Frame 1 (no input): blank canvas, image omitted
Frame 60 (no input): blank canvas, image omitted
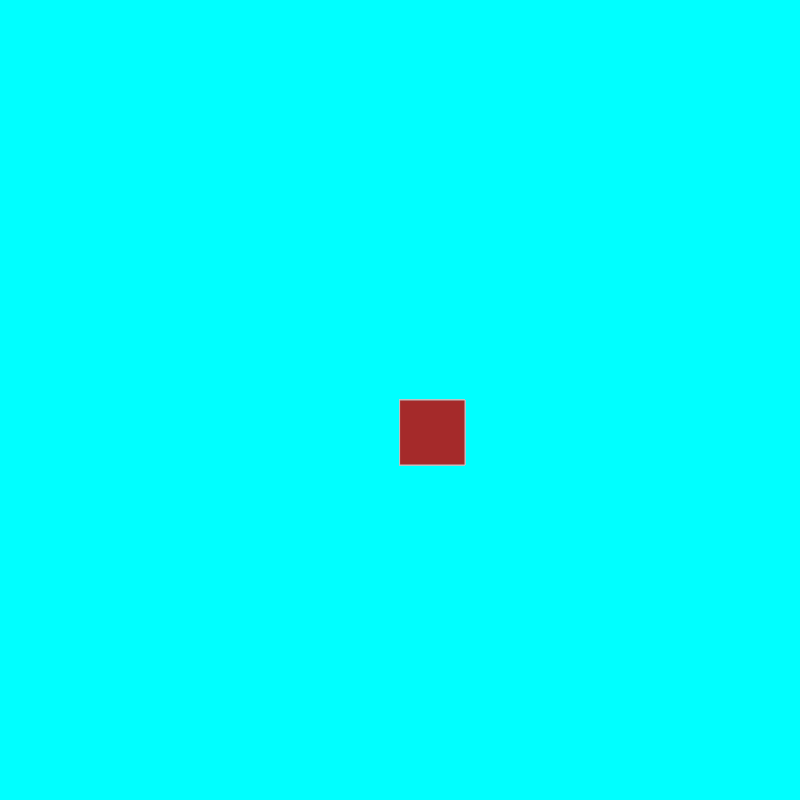
Frame 120 (the mouse pressed at the canvas centre since frame 60)

The p5.js sketch whose frames 1 and 60 were blank and that drew this single picture after the mouse press (run headless with seeded random() and noise() and a simulated clock; from frame 60 on, the mouse is pressed at the canvas centre):

// p5.js sketch
// ── sketch.js
function setup() {
  createCanvas(800,800);
  background("cyan");
}

function draw() {
  
  fill("brown");
  stroke("silver");
  
  
  if(mouseIsPressed){
    rect(mouseX,mouseY,65,65)
  }
  
  
}
